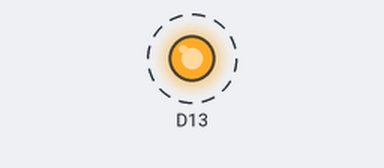
The sketch below on a simulated Arduino Zero (SAMD21). Parts: output pins drawn as LEDs (lit = HIGH). Dashed ring = blinking. What the sketch prints to the serial monitor is not drawn.

Above: at 0.5 s.
Timing chart, 0 to 4.6 s (numbered marks = the images above):
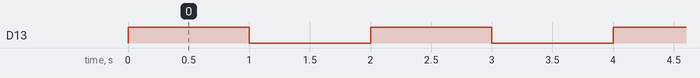

The sketch:

cjson_test.ino
```cpp
#include "cjson.h"

char *str = "{\"name\":\"Mike\",\"age\":24,\"data\":[48,49,50,51,52]}";

uint32_t count = 0;
bool flag = false;

void setup()
{
	SerialUSB.begin(115200);
	pinMode(13, OUTPUT);
}

void loop()
{
	cJSON *pJson = cJSON_Parse(str);

	if(NULL == pJson)
	{
		SerialUSB.println("parse fail");
	}
	else
	{
		int RootArrayNum = cJSON_GetArraySize(pJson);
		SerialUSB.print("RootArrayNum: ");
		SerialUSB.println(RootArrayNum);

		cJSON *pName = cJSON_GetObjectItem(pJson, "name");
		if(pName != NULL)
		{
			SerialUSB.print("Name: ");
			SerialUSB.println(pName->valuestring);
		}

		cJSON *pAge = cJSON_GetObjectItem(pJson, "age");
		if(pAge != NULL)
		{
			SerialUSB.print("Age: ");
			SerialUSB.println(pAge->valueint);
		}

		cJSON *pData = cJSON_GetObjectItem(pJson, "data");
		if(pData != NULL)
		{
			uint8_t num = cJSON_GetArraySize(pData);
			SerialUSB.println("Data: ");
			for(uint8_t i = 0; i < num; i ++)
			{
				cJSON *pValue = cJSON_GetArrayItem(pData, i);
				SerialUSB.println(pValue -> valueint);
			}
		}
	}
	cJSON_Delete(pJson);

	// SerialUSB.println(count ++);
	flag = !flag;
	digitalWrite(13, flag);
	delay(1000);
}
```

Measured:
- by itself, D13: alternates HIGH for 1.0 s and LOW for 1.0 s
